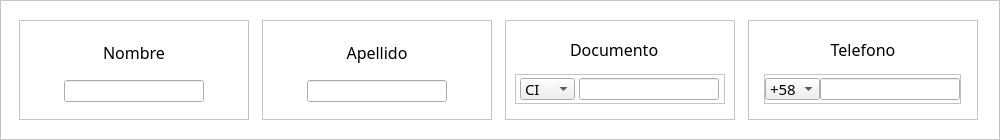
                  <widget class="QFrame" name="first_data">
                   <property name="minimumSize">
                    <size>
                     <width>1000</width>
                     <height>140</height>
                    </size>
                   </property>
                   <property name="maximumSize">
                    <size>
                     <width>1000</width>
                     <height>140</height>
                    </size>
                   </property>
                   <property name="sizeIncrement">
                    <size>
                     <width>0</width>
                     <height>0</height>
                    </size>
                   </property>
                   <property name="styleSheet">
                    <string notr="true">QFrame {
background-color: white;
}</string>
                   </property>
                   <property name="frameShape">
                    <enum>QFrame::StyledPanel</enum>
                   </property>
                   <property name="frameShadow">
                    <enum>QFrame::Raised</enum>
                   </property>
                   <layout class="QHBoxLayout" name="horizontalLayout_8">
                    <item alignment="Qt::AlignVCenter">
                     <widget class="QFrame" name="fr_nombre">
                      <property name="minimumSize">
                       <size>
                        <width>230</width>
                        <height>100</height>
                       </size>
                      </property>
                      <property name="maximumSize">
                       <size>
                        <width>230</width>
                        <height>100</height>
                       </size>
                      </property>
                      <property name="frameShape">
                       <enum>QFrame::StyledPanel</enum>
                      </property>
                      <property name="frameShadow">
                       <enum>QFrame::Raised</enum>
                      </property>
                      <layout class="QVBoxLayout" name="verticalLayout_23">
                       <item alignment="Qt::AlignHCenter">
                        <widget class="QLabel" name="lbl_name">
                         <property name="minimumSize">
                          <size>
                           <width>100</width>
                           <height>30</height>
                          </size>
                         </property>
                         <property name="maximumSize">
                          <size>
                           <width>100</width>
                           <height>30</height>
                          </size>
                         </property>
                         <property name="font">
                          <font>
                           <family>Circular Std</family>
                           <pointsize>12</pointsize>
                          </font>
                         </property>
                         <property name="text">
                          <string>Nombre</string>
                         </property>
                         <property name="alignment">
                          <set>Qt::AlignCenter</set>
                         </property>
                        </widget>
                       </item>
                       <item alignment="Qt::AlignHCenter">
                        <widget class="QLineEdit" name="name">
                         <property name="minimumSize">
                          <size>
                           <width>140</width>
                           <height>22</height>
                          </size>
                         </property>
                         <property name="maximumSize">
                          <size>
                           <width>140</width>
                           <height>22</height>
                          </size>
                         </property>
                         <property name="font">
                          <font>
                           <family>Circular Std Book</family>
                           <pointsize>11</pointsize>
                          </font>
                         </property>
                         <property name="styleSheet">
                          <string notr="true"/>
                         </property>
                         <property name="text">
                          <string/>
                         </property>
                         <property name="alignment">
                          <set>Qt::AlignLeading|Qt::AlignLeft|Qt::AlignVCenter</set>
                         </property>
                        </widget>
                       </item>
                      </layout>
                     </widget>
                    </item>
                    <item alignment="Qt::AlignVCenter">
                     <widget class="QFrame" name="fr_ape">
                      <property name="minimumSize">
                       <size>
                        <width>230</width>
                        <height>100</height>
                       </size>
                      </property>
                      <property name="maximumSize">
                       <size>
                        <width>230</width>
                        <height>100</height>
                       </size>
                      </property>
                      <property name="frameShape">
                       <enum>QFrame::StyledPanel</enum>
                      </property>
                      <property name="frameShadow">
                       <enum>QFrame::Raised</enum>
                      </property>
                      <layout class="QVBoxLayout" name="verticalLayout_24">
                       <item alignment="Qt::AlignHCenter">
                        <widget class="QLabel" name="lbl_ape">
                         <property name="minimumSize">
                          <size>
                           <width>100</width>
                           <height>30</height>
                          </size>
                         </property>
                         <property name="maximumSize">
                          <size>
                           <width>100</width>
                           <height>30</height>
                          </size>
                         </property>
                         <property name="font">
                          <font>
                           <family>Circular Std</family>
                           <pointsize>12</pointsize>
                          </font>
                         </property>
                         <property name="text">
                          <string>Apellido</string>
                         </property>
                         <property name="alignment">
                          <set>Qt::AlignCenter</set>
                         </property>
                        </widget>
                       </item>
                       <item alignment="Qt::AlignHCenter">
                        <widget class="QLineEdit" name="apellido">
                         <property name="minimumSize">
                          <size>
                           <width>140</width>
                           <height>22</height>
                          </size>
                         </property>
                         <property name="maximumSize">
                          <size>
                           <width>140</width>
                           <height>22</height>
                          </size>
                         </property>
                         <property name="font">
                          <font>
                           <family>Circular Std Book</family>
                           <pointsize>11</pointsize>
                          </font>
                         </property>
                        </widget>
                       </item>
                      </layout>
                     </widget>
                    </item>
                    <item>
                     <widget class="QFrame" name="fr_doc">
                      <property name="minimumSize">
                       <size>
                        <width>230</width>
                        <height>100</height>
                       </size>
                      </property>
                      <property name="maximumSize">
                       <size>
                        <width>230</width>
                        <height>100</height>
                       </size>
                      </property>
                      <property name="frameShape">
                       <enum>QFrame::StyledPanel</enum>
                      </property>
                      <property name="frameShadow">
                       <enum>QFrame::Raised</enum>
                      </property>
                      <layout class="QVBoxLayout" name="verticalLayout_25">
                       <item alignment="Qt::AlignHCenter">
                        <widget class="QLabel" name="lbl_doc">
                         <property name="minimumSize">
                          <size>
                           <width>100</width>
                           <height>30</height>
                          </size>
                         </property>
                         <property name="maximumSize">
                          <size>
                           <width>100</width>
                           <height>30</height>
                          </size>
                         </property>
                         <property name="font">
                          <font>
                           <family>Circular Std</family>
                           <pointsize>12</pointsize>
                          </font>
                         </property>
                         <property name="text">
                          <string>Documento</string>
                         </property>
                        </widget>
                       </item>
                       <item>
                        <widget class="QFrame" name="input_documento">
                         <property name="minimumSize">
                          <size>
                           <width>0</width>
                           <height>30</height>
                          </size>
                         </property>
                         <property name="maximumSize">
                          <size>
                           <width>16777215</width>
                           <height>30</height>
                          </size>
                         </property>
                         <property name="frameShape">
                          <enum>QFrame::StyledPanel</enum>
                         </property>
                         <property name="frameShadow">
                          <enum>QFrame::Raised</enum>
                         </property>
                         <layout class="QHBoxLayout" name="horizontalLayout_9">
                          <property name="spacing">
                           <number>0</number>
                          </property>
                          <property name="leftMargin">
                           <number>0</number>
                          </property>
                          <property name="topMargin">
                           <number>0</number>
                          </property>
                          <property name="rightMargin">
                           <number>0</number>
                          </property>
                          <property name="bottomMargin">
                           <number>0</number>
                          </property>
                          <item>
                           <widget class="QComboBox" name="tipo_doc">
                            <property name="minimumSize">
                             <size>
                              <width>55</width>
                              <height>22</height>
                             </size>
                            </property>
                            <property name="maximumSize">
                             <size>
                              <width>55</width>
                              <height>22</height>
                             </size>
                            </property>
                            <property name="font">
                             <font>
                              <family>Circular Std Book</family>
                              <pointsize>11</pointsize>
                             </font>
                            </property>
                            <property name="styleSheet">
                             <string notr="true"/>
                            </property>
                            <item>
                             <property name="text">
                              <string>CI</string>
                             </property>
                            </item>
                           </widget>
                          </item>
                          <item>
                           <widget class="QLineEdit" name="documento">
                            <property name="minimumSize">
                             <size>
                              <width>140</width>
                              <height>22</height>
                             </size>
                            </property>
                            <property name="maximumSize">
                             <size>
                              <width>140</width>
                              <height>22</height>
                             </size>
                            </property>
                            <property name="font">
                             <font>
                              <family>Circular Std Book</family>
                              <pointsize>11</pointsize>
                             </font>
                            </property>
                           </widget>
                          </item>
                         </layout>
                        </widget>
                       </item>
                      </layout>
                     </widget>
                    </item>
                    <item>
                     <widget class="QFrame" name="fr_telf">
                      <property name="minimumSize">
                       <size>
                        <width>230</width>
                        <height>100</height>
                       </size>
                      </property>
                      <property name="maximumSize">
                       <size>
                        <width>230</width>
                        <height>100</height>
                       </size>
                      </property>
                      <property name="frameShape">
                       <enum>QFrame::StyledPanel</enum>
                      </property>
                      <property name="frameShadow">
                       <enum>QFrame::Raised</enum>
                      </property>
                      <layout class="QVBoxLayout" name="verticalLayout_26">
                       <item alignment="Qt::AlignHCenter">
                        <widget class="QLabel" name="lbl_telf">
                         <property name="minimumSize">
                          <size>
                           <width>100</width>
                           <height>30</height>
                          </size>
                         </property>
                         <property name="maximumSize">
                          <size>
                           <width>100</width>
                           <height>30</height>
                          </size>
                         </property>
                         <property name="font">
                          <font>
                           <family>Circular Std</family>
                           <pointsize>12</pointsize>
                          </font>
                         </property>
                         <property name="text">
                          <string>Telefono</string>
                         </property>
                         <property name="alignment">
                          <set>Qt::AlignCenter</set>
                         </property>
                        </widget>
                       </item>
                       <item alignment="Qt::AlignHCenter">
                        <widget class="QFrame" name="fr_input_telf">
                         <property name="minimumSize">
                          <size>
                           <width>0</width>
                           <height>30</height>
                          </size>
                         </property>
                         <property name="maximumSize">
                          <size>
                           <width>16777215</width>
                           <height>30</height>
                          </size>
                         </property>
                         <property name="frameShape">
                          <enum>QFrame::StyledPanel</enum>
                         </property>
                         <property name="frameShadow">
                          <enum>QFrame::Raised</enum>
                         </property>
                         <layout class="QHBoxLayout" name="horizontalLayout_10">
                          <property name="spacing">
                           <number>0</number>
                          </property>
                          <property name="leftMargin">
                           <number>0</number>
                          </property>
                          <property name="topMargin">
                           <number>0</number>
                          </property>
                          <property name="rightMargin">
                           <number>0</number>
                          </property>
                          <property name="bottomMargin">
                           <number>0</number>
                          </property>
                          <item>
                           <widget class="QComboBox" name="code_country">
                            <property name="minimumSize">
                             <size>
                              <width>55</width>
                              <height>22</height>
                             </size>
                            </property>
                            <property name="maximumSize">
                             <size>
                              <width>55</width>
                              <height>22</height>
                             </size>
                            </property>
                            <property name="font">
                             <font>
                              <family>Circular Std Book</family>
                              <pointsize>11</pointsize>
                             </font>
                            </property>
                            <property name="styleSheet">
                             <string notr="true"/>
                            </property>
                            <item>
                             <property name="text">
                              <string>+58</string>
                             </property>
                            </item>
                           </widget>
                          </item>
                          <item>
                           <widget class="QLineEdit" name="telf">
                            <property name="minimumSize">
                             <size>
                              <width>140</width>
                              <height>22</height>
                             </size>
                            </property>
                            <property name="maximumSize">
                             <size>
                              <width>140</width>
                              <height>22</height>
                             </size>
                            </property>
                            <property name="font">
                             <font>
                              <family>Circular Std Book</family>
                              <pointsize>11</pointsize>
                             </font>
                            </property>
                           </widget>
                          </item>
                         </layout>
                        </widget>
                       </item>
                      </layout>
                     </widget>
                    </item>
                   </layout>
                  </widget>
